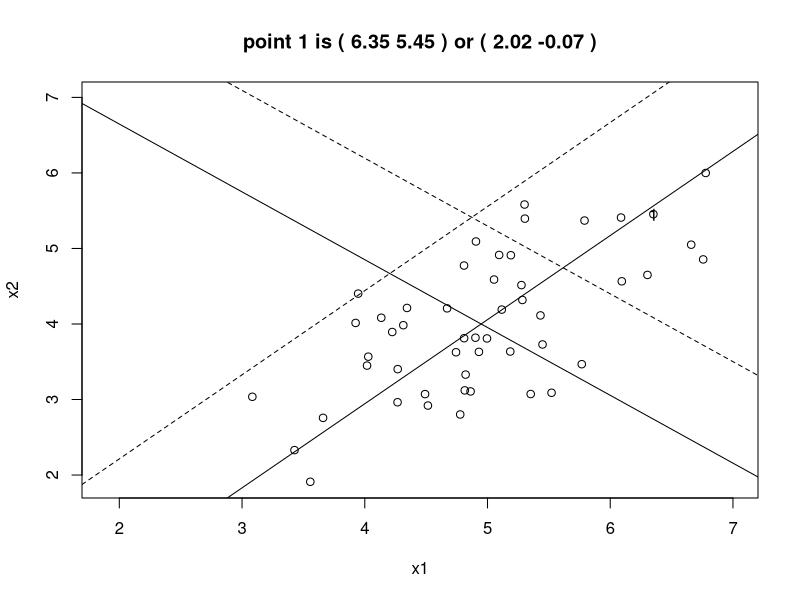

Write the R code that produced this figure.
# example of principal components in 2 dimensions
set.seed(543); n=50; rho=0.7
x1=rnorm(n);  x2=rho*x1+sqrt(1-rho^2)*rnorm(n)
x1=x1+5; x2=x2+4; xdat=cbind(x1,x2)
pcout=prcomp(xdat,scores=T)
names(pcout)
#[1] "sdev"     "rotation" "center"   "scale"    "x" 
print(summary(pcout))
#Importance of components:
#                          PC1    PC2
#Standard deviation     1.1404 0.5147
#Proportion of Variance 0.8308 0.1692
#Cumulative Proportion  0.8308 1.0000
print(pcout$rotation)
#          PC1        PC2
#x1 -0.6681117 -0.7440610
#x2 -0.7440610  0.6681117

head(pcout$x)
#            PC1         PC2
#[1,] -2.0193411 -0.07302154
#[2,]  0.1127290 -0.42047886
#[3,] -0.4075932 -0.28394924
#[4,]  0.2326817 -0.02273571
#[5,]  0.9363531  0.39498862
#[6,] -0.1518157 -0.96592101
head(xdat)
#           x1       x2
#[1,] 6.351411 5.453673
#[2,] 5.185479 3.635143
#[3,] 5.431527 4.113511
#[4,] 4.809393 3.811627
#[5,] 4.028449 3.567140
#[6,] 5.768067 3.467564

xbar1=mean(x1); xbar2=mean(x2)
load1=pcout$rotation[,1]; load2=pcout$rotation[,2]
pc1=(x1-xbar1)*load1[1]+(x2-xbar2)*load1[2]
pc2=(x1-xbar1)*load2[1]+(x2-xbar2)*load2[2]
print(pc1[1:6])
#[1]  -2.0193411  0.1127290 -0.4075932  0.2326817  0.9363531 -0.1518157
print(pc2[1:6])
#[1] -0.07302154 -0.42047886 -0.28394924 -0.02273571  0.39498862 -0.96592101

# now change sign for first PC (to interpret as weighted sum)
load1=-pcout$rotation[,1]
pc1=(x1-xbar1)*load1[1]+(x2-xbar2)*load1[2]
plot(x1,x2,xlim=c(1.9,7),ylim=c(1.9,7))
# 0 = (x1-xbar1)*load2[1]+(x2-xbar2)*load2[2] is new x-axis (newy=0)
# x2 = (xbar2*load2[2]+xbar1*load2[1])/load2[2] - load2[1]*x1/load2[2]
# 0 = (x1-xbar1)*load1[1]+(x2-xbar2)*load1[2] is new y-axis (newx=0)
# x2 = (xbar2*load1[2]+xbar1*load1[1])/load1[2] - load1[1]*x1/load1[2]
abline((xbar2*load2[2]+xbar1*load2[1])/load2[2], -load2[1]/load2[2])
abline((xbar2*load1[2]+xbar1*load1[1])/load1[2], -load1[1]/load1[2])
# 1 = (x1-xbar1)*load2[1]+(x2-xbar2)*load2[2]  (newy=1 is new space)
# x2 = (1+xbar2*load2[2]+xbar1*load2[1])/load2[2] - load2[1]*x1/load2[2]
# 1 = (x1-xbar1)*load1[1]+(x2-xbar2)*load1[2]  (newx=1 is new space)
# x2 = (1+xbar2*load1[2]+xbar1*load1[1])/load1[2] - load1[1]*x1/load1[2]
abline((1+xbar2*load2[2]+xbar1*load2[1])/load2[2], -load2[1]/load2[2],lty=2)
abline((1+xbar2*load1[2]+xbar1*load1[1])/load1[2], -load1[1]/load1[2],lty=2)
text(x1[1],x2[1],"1") # add text for point 1
title(paste("point 1 is (",round(x1[1],2), round(x2[1],2), ") or (",
   round(pc1[1],2),round(pc2[1],2), ")" ))
